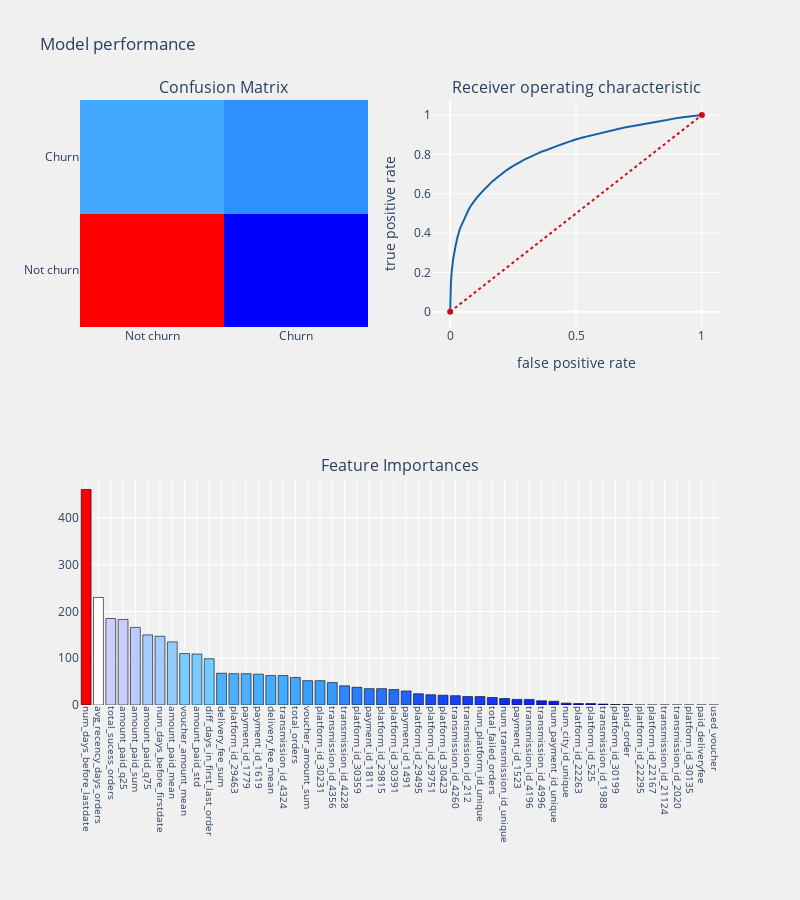

The code cell stored with this chart in its notebook:
### Markdown cell above
# 3.Light GBM Classifier

### Code cell
##light gbm classifier is one of the boosting algorithm generally known for faster computation and also good at reducing variance and bias.

lgbm_c=LGBMClassifier()

df_featureimp=to_train(lgbm_c,X_train,X_test,y_train,y_test,cols,"features",threshold_plot = True)

### Figure 1 — Plotly figure (JSON) as saved in the notebook; plotly's stock layout.template omitted (floating-point values rounded to 4 significant figures; data arrays with more than 128 entries replaced by an {"elided": "..."} marker saying what was removed)
{"data": [{"colorscale": [[0, "rgb(0,0,255)"], [0.1, "rgb(51,153,255)"], [0.2, "rgb(102,204,255)"], [0.3, "rgb(153,204,255)"], [0.4, "rgb(204,204,255)"], [0.5, "rgb(255,255,255)"], [0.6, "rgb(255,204,255)"], [0.7, "rgb(255,153,255)"], [0.8, "rgb(255,102,204)"], [0.9, "rgb(255,102,102)"], [1, "rgb(255,0,0)"]], "name": "matrix", "showscale": false, "type": "heatmap", "x": ["Not churn", "Churn"], "xaxis": "x", "y": ["Not churn", "Churn"], "yaxis": "y", "z": [[45438, 2049], [7784, 6093]]}, {"line": {"color": "rgb(22, 96, 167)", "width": 2}, "name": "Roc : 0.6979615971449714", "type": "scatter", "x": {"elided": "19875 float values"}, "xaxis": "x2", "y": {"elided": "19875 float values"}, "yaxis": "y2"}, {"line": {"color": "rgb(205, 12, 24)", "dash": "dot", "width": 2}, "type": "scatter", "x": [0, 1], "xaxis": "x2", "y": [0, 1], "yaxis": "y2"}, {"marker": {"color": [461, 230, 185, 183, 166, 150, 147, 135, 110, 109, 99, 68, 67, 67, 66, 63, 63, 59, 52, 52, 48, 41, 38, 35, 35, 33, 30, 24, 22, 21, 20, 18, 18, 16, 14, 12, 12, 9, 8, 4, 3, 3, 2, 1, 1, 0, 0, 0, 0, 0, 0, 0], "colorscale": [[0, "rgb(0,0,255)"], [0.1, "rgb(51,153,255)"], [0.2, "rgb(102,204,255)"], [0.3, "rgb(153,204,255)"], [0.4, "rgb(204,204,255)"], [0.5, "rgb(255,255,255)"], [0.6, "rgb(255,204,255)"], [0.7, "rgb(255,153,255)"], [0.8, "rgb(255,102,204)"], [0.9, "rgb(255,102,102)"], [1, "rgb(255,0,0)"]], "line": {"color": "black", "width": 0.6}}, "name": "coefficients", "type": "bar", "x": ["num_days_before_lastdate", "avg_recency_days_orders", "total_sucess_orders", "amount_paid_q25", "amount_paid_sum", "amount_paid_q75", "num_days_before_firstdate", "amount_paid_mean", "voucher_amount_mean", "amount_paid_std", "diff_days_in_first_last_order", "delivery_fee_sum", "platform_id_29463", "payment_id_1779", "payment_id_1619", "delivery_fee_mean", "transmission_id_4324", "total_orders", "voucher_amount_sum", "platform_id_30231", "transmission_id_4356", "transmission_id_4228", "platform_id_30359", "payment_id_1811", "platform_id_29815", "platform_id_30391", "payment_id_1491", "platform_id_29495", "platform_id_29751", "platform_id_30423", "transmission_id_4260", "transmission_id_212", "num_platform_id_unique", "total_failed_orders", "num_transmission_id_unique", "payment_id_1523", "transmission_id_4196", "transmission_id_4996", "num_payment_id_unique", "num_city_id_unique", "platform_id_22263", "platform_id_525", "transmission_id_1988", "platform_id_30199", "paid_order", "platform_id_22295", "platform_id_22167", "transmission_id_21124", "transmission_id_2020", "platform_id_30135", "paid_deliveryfee", "used_voucher"], "xaxis": "x3", "y": [461, 230, 185, 183, 166, 150, 147, 135, 110, 109, 99, 68, 67, 67, 66, 63, 63, 59, 52, 52, 48, 41, 38, 35, 35, 33, 30, 24, 22, 21, 20, 18, 18, 16, 14, 12, 12, 9, 8, 4, 3, 3, 2, 1, 1, 0, 0, 0, 0, 0, 0, 0], "yaxis": "y3"}], "layout": {"annotations": [{"font": {"size": 16}, "showarrow": false, "text": "Confusion Matrix", "x": 0.225, "xanchor": "center", "xref": "paper", "y": 1, "yanchor": "bottom", "yref": "paper"}, {"font": {"size": 16}, "showarrow": false, "text": "Receiver operating characteristic", "x": 0.775, "xanchor": "center", "xref": "paper", "y": 1, "yanchor": "bottom", "yref": "paper"}, {"font": {"size": 16}, "showarrow": false, "text": "Feature Importances", "x": 0.5, "xanchor": "center", "xref": "paper", "y": 0.375, "yanchor": "bottom", "yref": "paper"}], "autosize": false, "height": 900, "margin": {"b": 195}, "paper_bgcolor": "rgba(240,240,240, 0.95)", "plot_bgcolor": "rgba(240,240,240, 0.95)", "showlegend": false, "title": {"text": "Model performance"}, "width": 800, "xaxis": {"anchor": "y", "domain": [0, 0.45]}, "xaxis2": {"anchor": "y2", "domain": [0.55, 1], "title": {"text": "false positive rate"}}, "xaxis3": {"anchor": "y3", "domain": [0, 1], "showgrid": true, "tickangle": 90, "tickfont": {"size": 10}}, "yaxis": {"anchor": "x", "domain": [0.625, 1]}, "yaxis2": {"anchor": "x2", "domain": [0.625, 1], "title": {"text": "true positive rate"}}, "yaxis3": {"anchor": "x3", "domain": [0, 0.375]}}}
